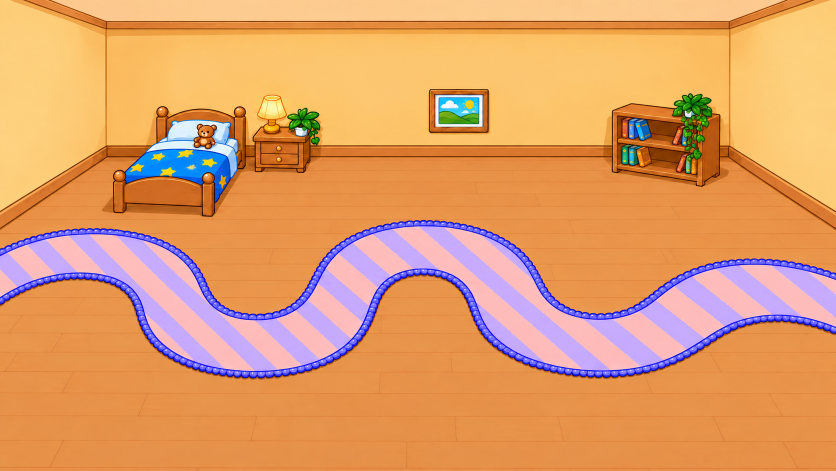
#> input picture _reskin_build/rc_scene_image239_source.png, 1672 x 941 px (shown at 1/2 size)
$ python rc_path_trace.py
#> lines starting #> are read from the running program, lines starting #| are printed output that depends on the picture; after the words box and inside, x2 and y2 are one past the last pixel; in counts of white or black regions, pixels touching at a corner belong together
"""[L02-RC-FIG] / [L02-RC-MOTION] / [L02-RC2] (2026-10-05) Trace the striped carpet's centre line in the RC-car scene picture
(rc_scene_image239_source.png, the Figma "image 239" export, 1672x941) and write the car's legs — each from a start centre to a
checkpoint's centre — as rc_leg_source.json, which build.py embeds in the card (data.rc.leg.pts of each RC slide, Figma box coords).
Run once after the picture or the Figma positions change: `python _reskin_build/rc_path_trace.py`. Needs Pillow + numpy only.

How: carpet pixels (the pink and lilac stripes and the blue bead borders) are masked, small holes closed, a chamfer distance transform
taken, and the ridge of that transform (the row of greatest distance to the carpet's edge, per column) is the band's centre line — right
on a straight stretch at any slope, and within a pixel or two through the bends. The ridge is smoothed along x; each leg is cut between
its start column and its checkpoint's column, nudged so it begins exactly at the start centre (easing onto the line over the leg's first
40%) and ends exactly at the checkpoint's centre (veering off the line over the last half — the Figma checkpoints sit a few px off the
line), converted to Figma box coords and resampled every 2 px of arc length.

Legs: leg1 = the car at rest (RC1, Figma 264-664: a 54.404 box @ (64,230.6), centre (91.2,257.8)) → checkpoint 1 (231,341);
      leg2 = the car as RC2 opens (Figma 267-1053: the 50x50 rear-view render @ (319,334), centre (344,359)) → checkpoint 2 (487,251);
      leg3 = the car as RC3 opens (Figma 278-1882: the 42x42 front-view render @ (554,269), centre (575,290)) → checkpoint 3 (672,367);
      leg4 = the car as RC4 opens (Figma 290-197: the 50x50 rear-view render @ (733,334), centre (758,359)) → checkpoint 4 (882,300)."""
import os, json, math
import numpy as np
from PIL import Image, ImageFilter

HERE = os.path.dirname(os.path.abspath(__file__))
SRC = os.path.join(HERE, "rc_scene_image239_source.png")
OUT = os.path.join(HERE, "rc_leg_source.json")

# the Figma geometry (box OUTER coords; see build.py [L02-RC-FIG])
FIG_IMG = (-1.0, -35.0, 976.0, 550.0)          # image 239 in the box
TOKENS = [(179.0, 290.0), (435.0, 200.0), (620.0, 316.0), (830.0, 249.0)]
def cp(i): return (TOKENS[i][0] + 52.0, TOKENS[i][1] + 51.0)      # a checkpoint's centre (104x102 token)
CAR_BOX, CAR_SIZE = (64.0, 230.6), 54.404      # the car at rest in RC1
START1 = (CAR_BOX[0] + CAR_SIZE / 2, CAR_BOX[1] + CAR_SIZE / 2)
START2 = (319.0 + 25.0, 334.0 + 25.0)          # RC2 opens with the car here (Figma 267-1053)
START3 = (554.0 + 21.0, 269.0 + 21.0)          # RC3 opens with the car here (Figma 278-1882: the 42x42 front-view render @ (554,269))
START4 = (733.0 + 25.0, 334.0 + 25.0)          # RC4 opens with the car here (Figma 290-197: the 50x50 rear-view render @ (733,334))
LEGS = [("leg1", START1, cp(0)), ("leg2", START2, cp(1)), ("leg3", START3, cp(2)), ("leg4", START4, cp(3))]

im = Image.open(SRC).convert("RGB"); W, H = im.size
#> further down, im is the input picture: PIL image 1672x941 RGB; mean R, G, B 224.3, 158.4, 106.5
#> after `W, H = im.size`: W = 1672; H = 941
S = max(FIG_IMG[2] / W, FIG_IMG[3] / H)        # object-fit: cover scale (the 550 height rules: 0.58448)
#> S = 0.584
OX = FIG_IMG[0] - (W * S - FIG_IMG[2]) / 2     # the picture's left edge in box coords (0.65 px cropped each side)
#> OX = -1.63
OY = FIG_IMG[1]
def to_box(x, y): return (x * S + OX, y * S + OY)
def to_src(bx, by): return ((bx - OX) / S, (by - OY) / S)

a = np.asarray(im).astype(int); r, g, b = a[..., 0], a[..., 1], a[..., 2]
#> after `r, g, b = (a[..., 0], a[..., 1], a[..., 2])`:
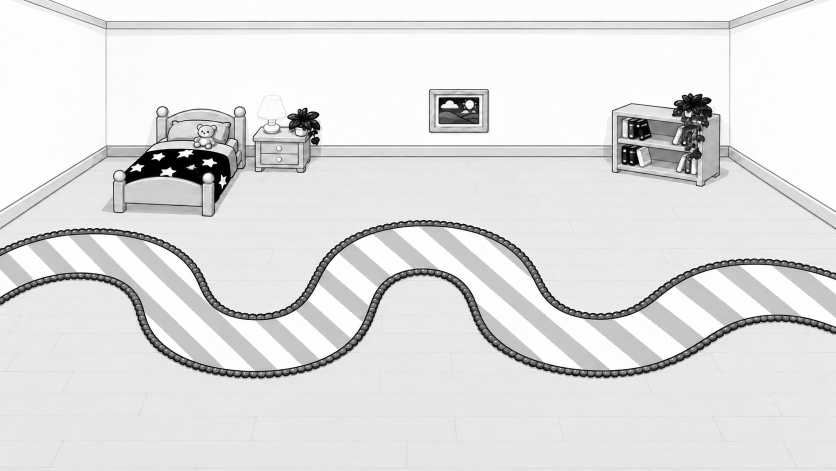
#> r: shape (941, 1672) int64 (shown at 1/2 size); min 0, max 255, mean 224.3
#> after `r, g, b = (a[..., 0], a[..., 1], a[..., 2])`:
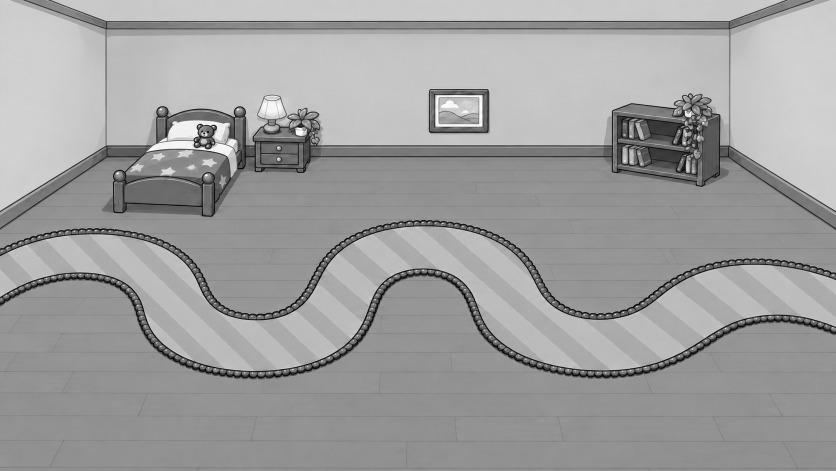
#> g: shape (941, 1672) int64 (shown at 1/2 size); min 0, max 255, mean 158.4
#> after `r, g, b = (a[..., 0], a[..., 1], a[..., 2])`:
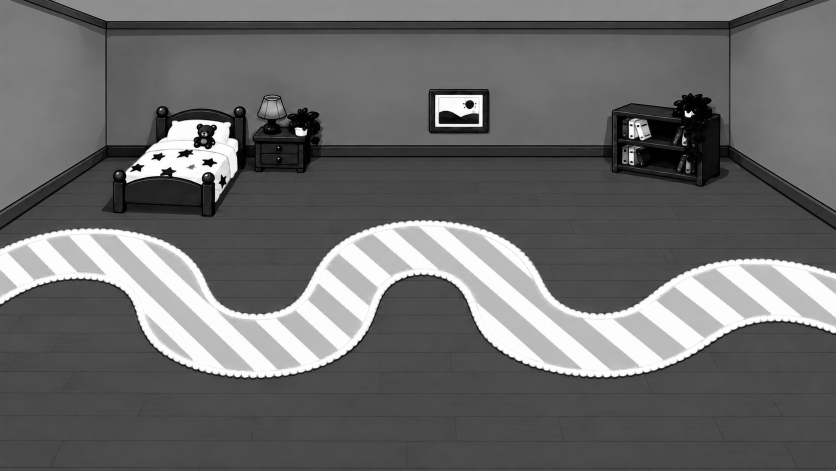
#> b: shape (941, 1672) int64 (shown at 1/2 size); min 0, max 255, mean 106.5
pink = (r > 225) & (g > 165) & (g < 215) & (b > 165) & (b < 225)
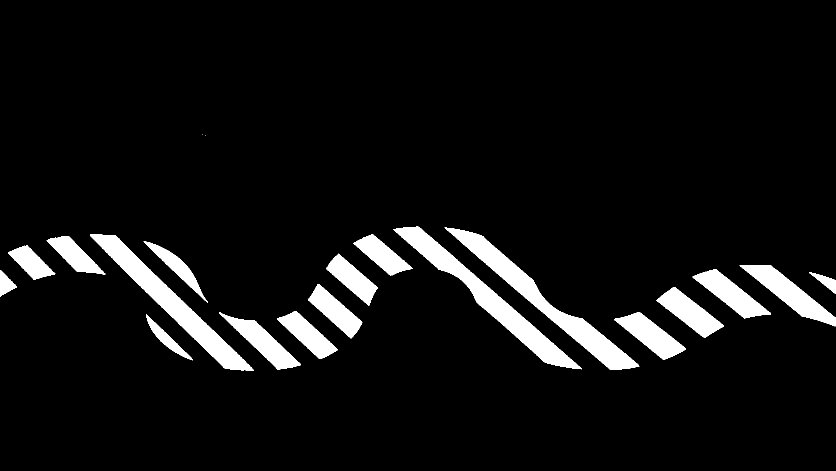
#> pink: shape (941, 1672) bool (shown at 1/2 size); 6.8% white; 20 white regions (2 under 20 px), largest, box (x1, y1, x2, y2) and area: (889, 455, 1279, 740) 15682, (786, 453, 1164, 739) 15552, (180, 469, 508, 741) 14656
lilac = (b > 220) & (r > 170) & (r < 235) & (g > 150) & (g < 200)
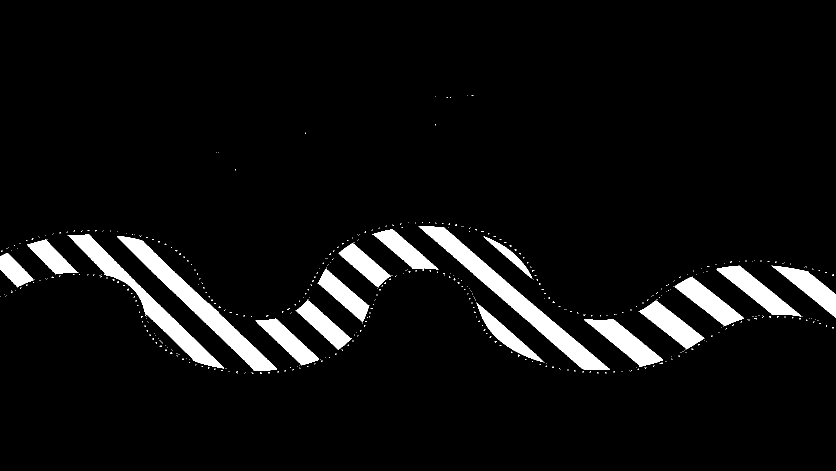
#> lilac: shape (941, 1672) bool (shown at 1/2 size); 5.8% white; 538 white regions (521 under 20 px), largest, box (x1, y1, x2, y2) and area: (837, 453, 1220, 740) 14308, (234, 472, 554, 742) 12244, (135, 469, 448, 737) 10446
blue = (b > 140) & (b > r + 60) & (b > g + 60)
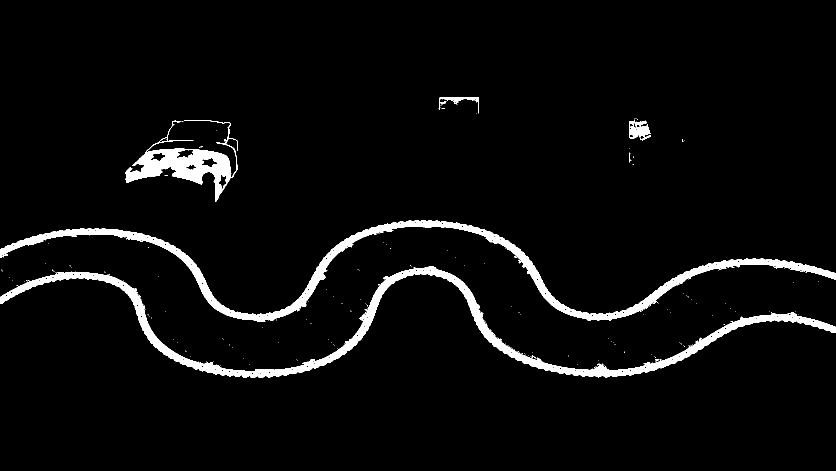
#> blue: shape (941, 1672) bool (shown at 1/2 size); 4.2% white; 214 white regions (201 under 20 px), largest, box (x1, y1, x2, y2) and area: (0, 532, 1672, 756) 27460, (0, 440, 1672, 641) 25485, (251, 240, 476, 404) 10039
mask = Image.fromarray(((pink | lilac | blue) * 255).astype(np.uint8))
#> mask: PIL image 1672x941 L; 16.6% white; 37 white regions (31 under 20 px), largest, box (x1, y1, x2, y2) and area: (0, 440, 1672, 756) 248806, (251, 240, 476, 404) 10044, (1258, 241, 1302, 281) 1065, (877, 194, 958, 227) 435, (881, 202, 893, 212) 43, (1258, 305, 1263, 325) 42
mask = mask.filter(ImageFilter.MaxFilter(7)).filter(ImageFilter.MinFilter(7))      # close the beads' dark outlines / highlights
#> mask: PIL image 1672x941 L; 16.8% white; 16 white regions (11 under 20 px), largest, box (x1, y1, x2, y2) and area: (0, 440, 1672, 756) 251032, (251, 240, 476, 404) 10871, (1258, 237, 1302, 281) 1424, (877, 190, 958, 227) 771, (1258, 305, 1267, 325) 87
M = np.asarray(mask) > 0

# chamfer (3,4) distance transform inside the carpet
INF = 10 ** 6
D = np.where(M, INF, 0).astype(np.int64)
for y in range(1, H):
    row = D[y]; up = D[y - 1]
    cand = np.minimum(up + 3, np.concatenate(([INF], up[:-1])) + 4)
    cand = np.minimum(cand, np.concatenate((up[1:], [INF])) + 4)
    row[:] = np.minimum(row, cand)
    for x in range(1, W): row[x] = min(row[x], row[x - 1] + 3)      # the within-row pass is sequential (a few seconds in all)
for y in range(H - 2, -1, -1):
    row = D[y]; dn = D[y + 1]
    cand = np.minimum(dn + 3, np.concatenate(([INF], dn[:-1])) + 4)
    cand = np.minimum(cand, np.concatenate((dn[1:], [INF])) + 4)
    row[:] = np.minimum(row, cand)
    for x in range(W - 2, -1, -1): row[x] = min(row[x], row[x + 1] + 3)
D = D / 3.0
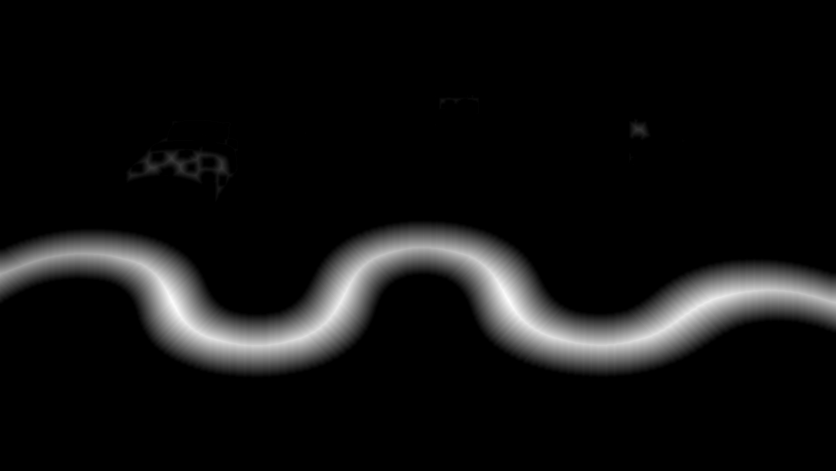
#> D: shape (941, 1672) float64 (shown at 1/2 size); min 0, max 78.33, mean 5.3; drawn with min black and max white

# the ridge, per column, over the whole picture (the band is single-valued in x: a horizontal snake)
ridge = {}
for x in range(W):
    col = D[:, x]
    if col.max() <= 0: continue
    ridge[x] = int(col.argmax())
#> after the loop, ridge = 1672 items
xs = np.array(sorted(ridge)); ys = np.array([ridge[x] for x in xs], dtype=float)
#> after `xs = np.array(sorted(ridge))`: xs = 1672 values from 0 to 1671
#> after `ys = np.array([ridge[x] for x in xs], dtype=float)`: ys = 1672 values, max 691 at index 501, min 494 at index 838, mean 595.8
k = np.exp(-0.5 * (np.arange(-24, 25) / 8.0) ** 2); k /= k.sum()                  # smooth along x (Gaussian, sigma 8 px)
pad = np.concatenate((np.full(24, ys[0]), ys, np.full(24, ys[-1])))
#> pad = 1720 values, max 691 at index 525, min 494 at index 862, mean 595.2
ys_s = np.convolve(pad, k, mode="valid")
#> ys_s = 1672 values, max 690.9 at index 513, min 494.3 at index 846, mean 595.8
def ridge_at(x): return float(np.interp(x, xs, ys_s))
def smooth(a, b, u):
    t = min(1.0, max(0.0, (u - a) / (b - a))); return t * t * (3 - 2 * t)

def trace(start, end):
    sx0, sy0 = to_src(*start); sx1, sy1 = to_src(*end)
    off0 = sy0 - ridge_at(sx0); off1 = sy1 - ridge_at(sx1)
    n = int(abs(sx1 - sx0) * 2)
    pts_src = []
    for i in range(n + 1):
        u = i / n; x = sx0 + (sx1 - sx0) * u
        pts_src.append((x, ridge_at(x) + off0 * (1 - smooth(0.0, 0.4, u)) + off1 * smooth(0.5, 1.0, u)))
    pts_box = [to_box(x, y) for x, y in pts_src]
    cum = [0.0]
    for p, q in zip(pts_box, pts_box[1:]): cum.append(cum[-1] + math.hypot(q[0] - p[0], q[1] - p[1]))
    L = cum[-1]; step = 2.0; m = max(2, int(round(L / step)))
    leg = []
    for j in range(m + 1):
        d = L * j / m; i = 1
        while i < len(cum) - 1 and cum[i] < d: i += 1
        p, q = pts_box[i - 1], pts_box[i]; seg = cum[i] - cum[i - 1]; t = (d - cum[i - 1]) / seg if seg else 0.0
        leg.append([round(p[0] + (q[0] - p[0]) * t, 2), round(p[1] + (q[1] - p[1]) * t, 2)])
    leg[0] = [round(start[0], 2), round(start[1], 2)]; leg[-1] = [round(end[0], 2), round(end[1], 2)]
    halfw = [round(float(D[int(round(y)), int(round(x))]) * S, 1) for x, y in pts_src[::max(1, n // 12)]]
    headings = [round(math.degrees(math.atan2(leg[i + 1][1] - leg[i - 1][1], leg[i + 1][0] - leg[i - 1][0])), 1) for i in range(1, len(leg) - 1, max(1, len(leg) // 12))]
    return {"start": list(start), "end": list(end), "ridge_off_at_start": round(off0 * S, 2), "ridge_off_at_end": round(off1 * S, 2),
            "length": round(L, 1), "pts": leg, "band_halfwidth_box": halfw, "headings_deg": headings}, pts_src

out = {"src": os.path.basename(SRC), "scale": round(S, 6), "origin": [round(OX, 3), round(OY, 3)], "legs": {}}
drawn = []
for name, start, end in LEGS:
    leg, pts_src = trace(start, end); out["legs"][name] = leg; drawn.append((pts_src, start, end))
    print("%s: %d points, %.1f box px, start off ridge %.1f px, end off ridge %.1f px" % (name, len(leg["pts"]), leg["length"], leg["ridge_off_at_start"], leg["ridge_off_at_end"]))
    print("   headings (deg):", leg["headings_deg"])
    print("   band half-width (box px):", leg["band_halfwidth_box"])
#> this loop made 4 passes
#> (off0 in trace, off1 in trace) on pass 1: (-6.12, -22.27)
#| leg1: 87 points, 171.2 box px, start off ridge -3.6 px, end off ridge -13.0 px
#|    headings (deg): [0.3, 7.9, 12.9, 16.2, 14.7, 22.9, 31.5, 46.6, 56.0, 57.3, 52.2, 39.6, 30.5]
#|    band half-width (box px): [25.7, 26.9, 28.6, 30.4, 32.1, 33.5, 35.1, 35.8, 37.4, 40.5, 40.5, 35.8, 31.6]
#| leg2: 95 points, 188.3 box px, start off ridge -2.5 px, end off ridge -3.1 px
#|    headings (deg): [-15.8, -24.9, -35.0, -46.9, -56.1, -60.9, -61.5, -57.1, -47.4, -35.4, -24.0, -18.6, -14.5, -5.3]
#|    band half-width (box px): [36.8, 37.4, 38.0, 39.4, 41.7, 41.7, 38.2, 35.8, 34.5, 33.1, 31.6, 29.8, 29.2]
#| leg3: 66 points, 129.3 box px, start off ridge 2.8 px, end off ridge 1.4 px
#|    headings (deg): [54.2, 57.3, 58.1, 57.4, 54.4, 48.9, 42.6, 35.8, 29.3, 24.0, 18.9, 16.8, 13.9]
#|    band half-width (box px): [39.9, 43.1, 44.8, 44.8, 42.5, 41.7, 40.3, 39.9, 39.7, 39.7, 39.0, 37.8, 37.0]
#| leg4: 70 points, 138.9 box px, start off ridge 1.4 px, end off ridge -4.6 px
#> (further printed lines are left out)
json.dump(out, open(OUT, "w"), indent=0)
print("wrote", OUT)
if os.environ.get("RC_TRACE_PREVIEW"):
    # a preview crop with the ridge and the legs drawn on it
    from PIL import ImageDraw
    pv = im.copy(); dr = ImageDraw.Draw(pv)
    for x in xs[::2]: dr.point((int(x), int(ridge_at(x))), fill=(0, 255, 0))
    for pts_src, start, end in drawn:
        dr.line([tuple(p) for p in pts_src], fill=(255, 0, 0), width=3)
        for cx, cy in (to_src(*start), to_src(*end)): dr.ellipse((cx - 6, cy - 6, cx + 6, cy + 6), outline=(255, 255, 0), width=3)
    pv.crop((0, 380, 1000, 800)).save(os.environ["RC_TRACE_PREVIEW"]); print("preview", os.environ["RC_TRACE_PREVIEW"])
